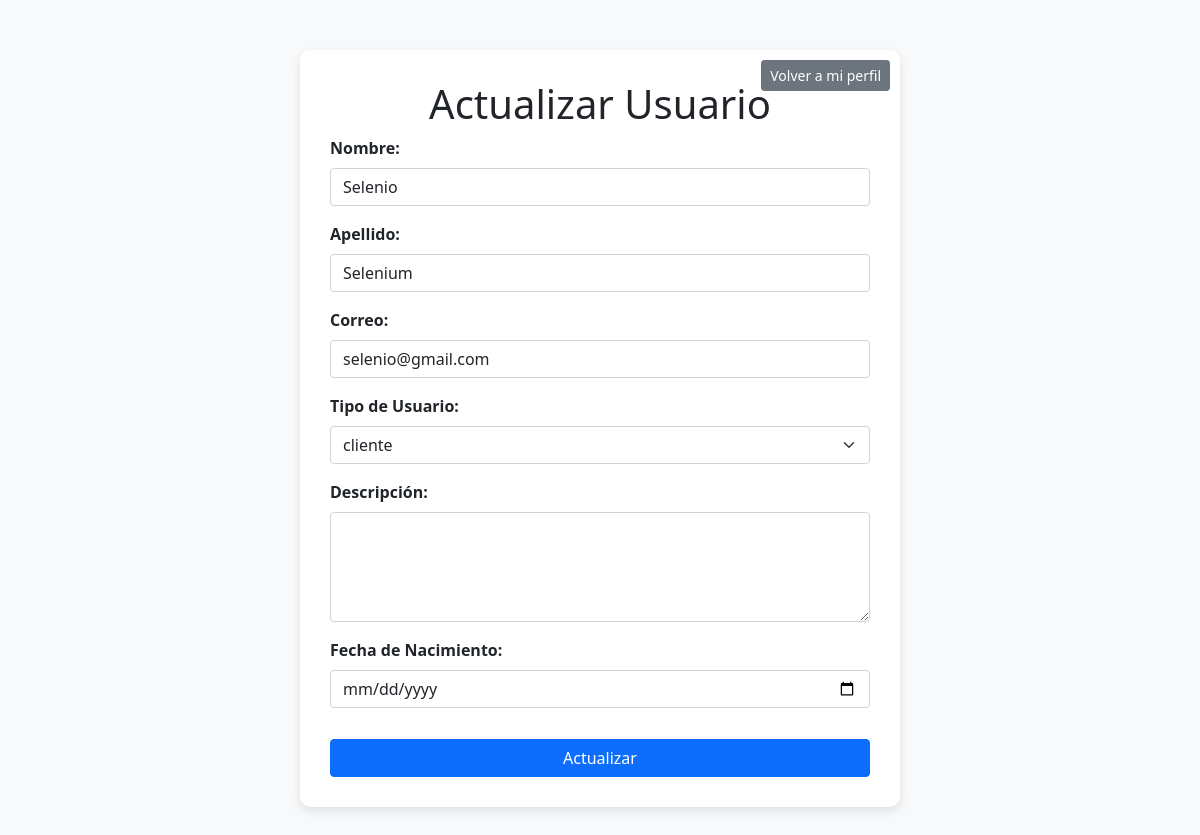
The page /CRUD/actualizar.php?id=10 (signed in) on the database its author committed.
### tables this page shows
CREATE TABLE `usuarios` (
  `id` int(11) NOT NULL,
  `rol_id` int(11) NOT NULL,
  `correo` varchar(100) NOT NULL,
  `cedula` varchar(20) NOT NULL,
  `nombre` varchar(50) NOT NULL,
  `apellido` varchar(50) NOT NULL,
  `contrasena` varchar(255) NOT NULL,
  `fecha_registro` timestamp NOT NULL DEFAULT current_timestamp(),
  `imagen_perfil` varchar(255) DEFAULT NULL,
  `descripcion` text DEFAULT NULL,
  `fecha_nacimiento` date DEFAULT NULL
);

CREATE TABLE `roles` (
  `id` int(11) NOT NULL,
  `descripcion` varchar(50) NOT NULL
);

### CRUD/actualizar.php (the view, shortened to what this page needs)
<?php
include 'conexion.php';
$id = isset($_GET['id']) ? intval($_GET['id']) : 0;
$sql = "SELECT u.*, r.descripcion AS tipo_usuario FROM usuarios u
        JOIN roles r ON u.rol_id = r.id
        WHERE u.id = $id";
$resultado = $conn->query($sql);
$usuario = $resultado->fetch_assoc();
?>
<!DOCTYPE html>
<html lang="es">
<head>
    <link rel="stylesheet" href="https://cdn.jsdelivr.net/npm/bootstrap@5.1.3/dist/css/bootstrap.min.css">
</head>
<body class="bg-light">
    <div class="container">
        <div class="update-container">
            <a href="../perfil.php" class="btn btn-secondary btn-sm btn-back">Volver a mi perfil</a>
            <h1 class="text-center">Actualizar Usuario</h1>
            <form method="POST">
                <div class="mb-3">
                    <label for="nombre" class="form-label">Nombre:</label>
                    <input type="text" class="form-control" name="nombre" id="nombre" value="<?= htmlspecialchars($usuario['nombre']) ?>" required>
                </div>
                <div class="mb-3">
                    <label for="apellido" class="form-label">Apellido:</label>
                    <input type="text" class="form-control" name="apellido" id="apellido" value="<?= htmlspecialchars($usuario['apellido']) ?>" required>
                </div>
                <div class="mb-3">
                    <label for="correo" class="form-label">Correo:</label>
                    <input type="email" class="form-control" name="correo" id="correo" value="<?= htmlspecialchars($usuario['correo']) ?>" required>
                </div>
                <div class="mb-3">
                    <label for="tipo_usuario" class="form-label">Tipo de Usuario:</label>
                    <select class="form-select" name="tipo_usuario" id="tipo_usuario" required>
                        <?php
                        $sql_roles = "SELECT * FROM roles";
                        $roles_resultado = $conn->query($sql_roles);
                        while ($rol = $roles_resultado->fetch_assoc()): ?>
                            <option value="<?= $rol['id'] ?>" <?= $usuario['rol_id'] == $rol['id'] ? 'selected' : '' ?>>
                                <?= $rol['descripcion'] ?>
                            </option>
                        <?php endwhile; ?>
                    </select>
                </div>
                <div class="mb-3">
                    <label for="descripcion" class="form-label">Descripción:</label>
                    <textarea class="form-control" name="descripcion" id="descripcion" rows="4"><?= htmlspecialchars($usuario['descripcion']) ?></textarea>
                </div>
                <div class="mb-3">
                    <label for="fecha_nacimiento" class="form-label">Fecha de Nacimiento:</label>
                    <input type="date" class="form-control" name="fecha_nacimiento" id="fecha_nacimiento" value="<?= $usuario['fecha_nacimiento'] ?>" required>
                </div>
                <button type="submit" class="btn btn-primary btn-update w-100">Actualizar</button>
            </form>
        </div>
    </div>
</body>
</html>

### CRUD/actualizar.php (style rules this page uses)
.update-container { max-width: 600px; margin: 50px auto; background-color: #fff; padding: 30px; border-radius: 10px; box-shadow: 0 4px 10px rgba(0, 0, 0, 0.1); position: relative; }
.btn-back { position: absolute; top: 10px; right: 10px; }
.form-label { font-weight: bold; }
.btn-update { margin-top: 15px; }

### rows shown on the page
usuarios: nombre "Selenio", apellido "Selenium", correo "selenio@gmail.com", tipo_usuario "cliente"
